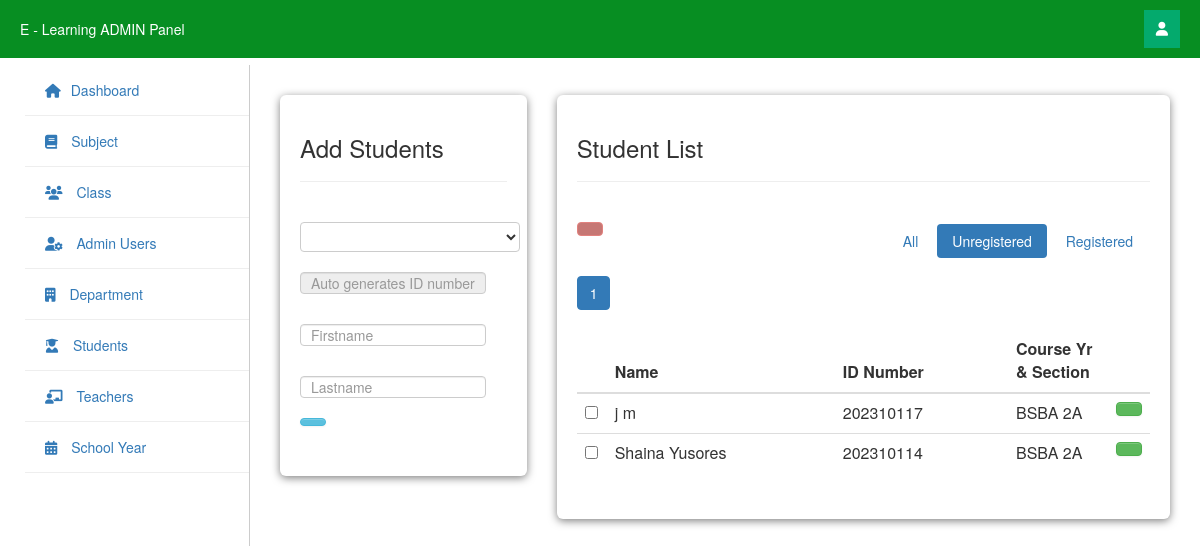
Screenshot of /php/admin/students_unreg.php (signed in) with the database file from the repository.
### tables this page shows
CREATE TABLE `student` (
  `student_id` int(11) NOT NULL,
  `firstname` varchar(255) NOT NULL,
  `lastname` varchar(255) NOT NULL,
  `class_id` int(11) NOT NULL,
  `username` varchar(255) NOT NULL,
  `password` varchar(255) NOT NULL,
  `location` varchar(255) NOT NULL,
  `status` varchar(255) NOT NULL
);

CREATE TABLE `class` (
  `class_id` int(11) NOT NULL,
  `class_name` varchar(255) NOT NULL
);

### php/admin/students_unreg.php (the view, shortened to what this page needs)
<?php include "navbar.php" ?>
<?php include "sidebar.php" ?>
<html>
<body class="column_style">
    <div class="main">
        <div class="card1">
            <h3>Add Students</h3>
            <hr>
            <br>
            <div class="stats-grid">
                <form id="add_student" method="post" action="save_student.php">
                    <div class="control-group">
                        <div class="controls">
                            <select name="class_id" class="" required>
                                <option></option>
                                <?php
                                $cys_query = mysqli_query($conn, "select * from class order by class_name");
                                while ($cys_row = mysqli_fetch_array($cys_query)) {
                                    ?>
                                    <option value="<?php echo $cys_row['class_id']; ?>">
                                    </option>
                                <?php } ?>
                            </select>
                        </div>
                    </div>
                    <div class="control-group">
                        <div class="controls">
                            <input name="un" class="input focused" id="focusedInput" type="text"
                                placeholder="Auto generates ID number" disabled>
                        </div>
                    </div>
                    <div class="control-group">
                        <div class="controls">
                            <input name="fn" class="input focused" id="focusedInput" type="text" placeholder="Firstname"
                                required>
                        </div>
                    </div>
                    <div class="control-group">
                        <div class="controls">
                            <input name="ln" class="input focused" id="focusedInput" type="text" placeholder="Lastname"
                                required>
                        </div>
                    </div>
                    <div class="control-group">
                        <div class="controls">
                            <button name="save" class="btn btn-info"></i></button>
                        </div>
                    </div>
                </form>
            </div>
        </div>
        <div class="card2">
            <h3>Student List</h3>
            <hr>
            <br>
            <div class="stats-grid">
                <?php include('dbcon.php'); ?>
                <form action="delete_student.php" method="post">
                    <a data-toggle="modal" href="#student_delete" id="deleteBtn" class="btn btn-danger"
                        name=""><ion-icon name="trash-outline"></ion-icon></i></a>
                    <table cellpadding="0" cellspacing="0" border="0" class="table" id="example">
                        <div class="pull-right">
                            <ul class="nav nav-pills">
                                <li class="">
                                    <a href="students.php">All</a>
                                </li>
                                <li class="active">
                                    <a href="students_unreg.php">Unregistered</a>
                                </li>
                                <li class="">
                                    <a href="students_reg.php">Registered</a>
                                </li>
                            </ul>
                        </div>
                        <thead>
                            <tr>
                                <th></th>
                                <th>Name</th>
                                <th>ID Number</th>
                                <th>Course Yr & Section</th>
                                <th></th>
                            </tr>
                        </thead>
                        <tbody>
                            <?php
                            $limit = 10;
                            $page = isset($_GET['page']) ? (int) $_GET['page'] : 1;
                            $start = ($page - 1) * $limit;
                            $query = mysqli_query($conn, "SELECT * from student LEFT JOIN class ON student.class_id = class.class_id where status = 'Unregistered' ORDER BY student.student_id DESC LIMIT $start, $limit");
                            $result = mysqli_query($conn, "SELECT COUNT(student_id) AS total FROM student");
                            $row = mysqli_fetch_assoc($result);
                            $total = $row['total'];
                            $pages = ceil($total / $limit);
                            ?>
                            <?php while ($row = mysqli_fetch_array($query)) {
                                $id = $row['student_id']; ?>
                                <tr>
                                    <td width="30">
                                        <input class="student-checkbox" name="selector[]" type="checkbox"
                                            value="<?php echo $id; ?>">
                                    </td>
                                    <td><?php echo $row['firstname'] . " " . $row['lastname']; ?></td>
                                    <td><?php echo $row['student_id']; ?></td>
                                    <td width="100"><?php echo $row['class_name']; ?></td>
                                    <td width="30">
                                        <a href="edit_student.php<?php echo '?id=' . $id; ?>" class="btn btn-success">
                                        </a>
                                    </td>
                                </tr>
                            <?php } ?>
                            <div style="margin-top: 20px;">
                                <nav>
                                    <ul class="pagination">
                                        <?php for ($i = 1; $i <= $pages; $i++): ?>
                                            <li <?php if ($i == $page)
                                                echo 'class="active"'; ?>>
                                                <a href="?page=<?php echo $i; ?>"><?php echo $i; ?></a>
                                            </li>
                                        <?php endfor; ?>
                                    </ul>
                                </nav>
                            </div>
                        </tbody>
                    </table>
                </form>
            </div>
        </div>
    </div>
</body>
</html>

### php/admin/assets/datatables.css (style rules this page uses)
table.table { clear: both; margin-bottom: 6px !important; max-width: none !important; }

### php/admin/assets/style.css (style rules this page uses)
* { margin: 0; padding: 0; box-sizing: border-box; }
.controls .btn { height: 30px; width: 50px; }

### php/admin/assets/dashboard_style.css (style rules this page uses)
* { box-sizing: border-box; margin: 0; padding: 0; }
body { font-family: Arial, sans-serif; background: #f5f5f5; padding-top: 65px; }
.main { margin-left: 250px; padding: 30px; }
.stats-grid { display: grid; grid-template-columns: repeat(auto-fit, minmax(180px, 1fr)); gap: 20px; }
.column_style .main { display: flex; flex-direction: row; margin-left: 250px; padding: 30px; }
.column_style .card1 { background: rgb(255, 255, 255); padding: 20px; border-radius: 6px; box-shadow: 0 2px 8px rgba(0, 0, 0, 0.5); width: 350px; height: fit-content; }
.column_style .card2 { background: rgb(255, 255, 255); padding: 20px; border-radius: 6px; box-shadow: 0 2px 8px rgba(0, 0, 0, 0.5); width: 900px; height: auto; margin-left: 30px; }
.column_style .stats-grid { display: grid; grid-template-columns: repeat(auto-fit, minmax(180px, 1fr)); gap: 20px; }
a { color: #0060b6; text-decoration: none; }
input[type="text"], input[type="password"] { width: 90%; padding: 10px; margin: 10px 0; }

### php/admin/sidebar.php (style rules this page uses)
a { text-decoration: none; }

### rows the page displays
student: firstname "j", lastname "m", student_id "202310117", class.class_name "BSBA 2A"
student: firstname "Shaina", lastname "Yusores", student_id "202310114", class.class_name "BSBA 2A"
